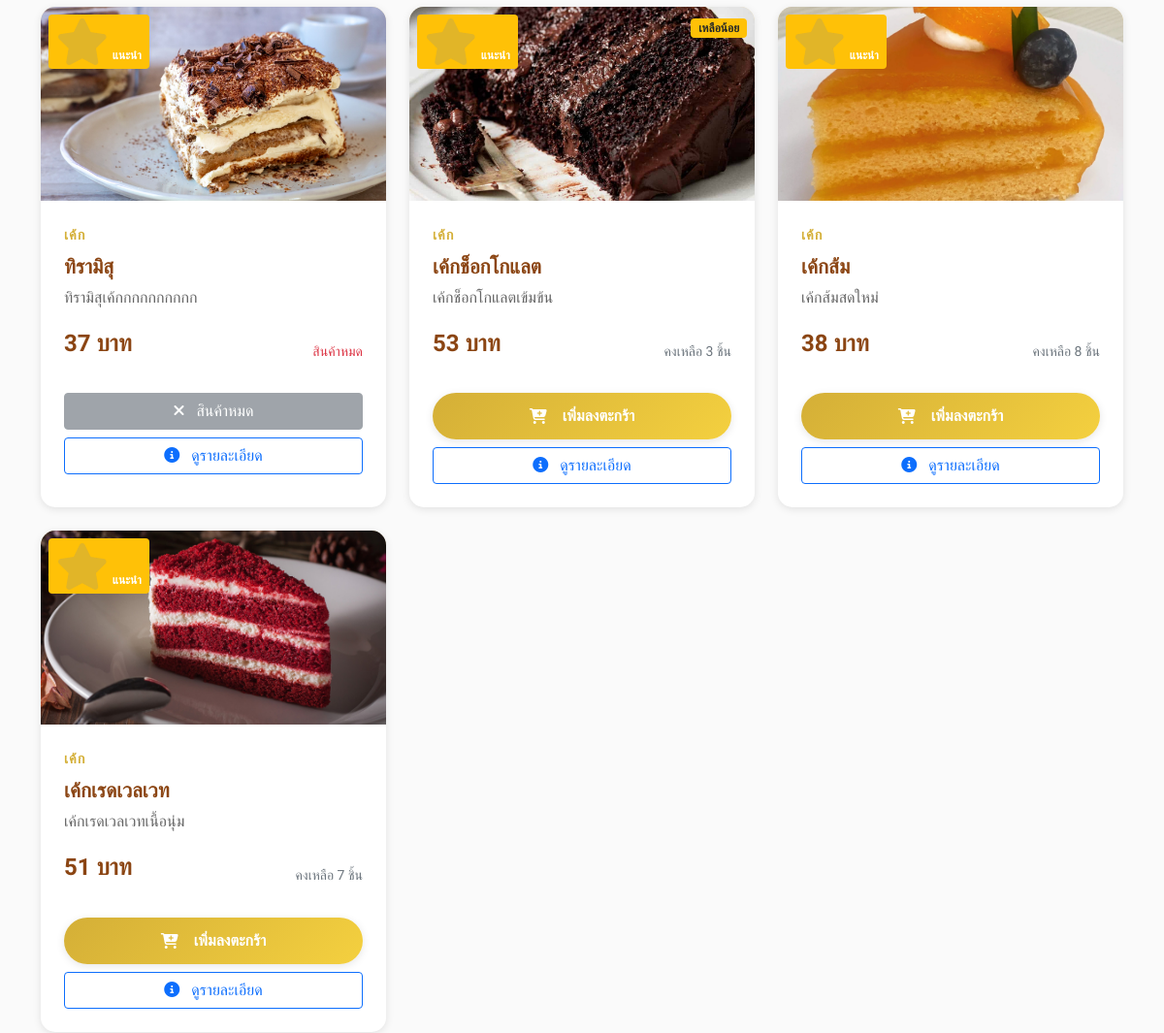
The page /category/1 (middle part) on the database as committed earlier.
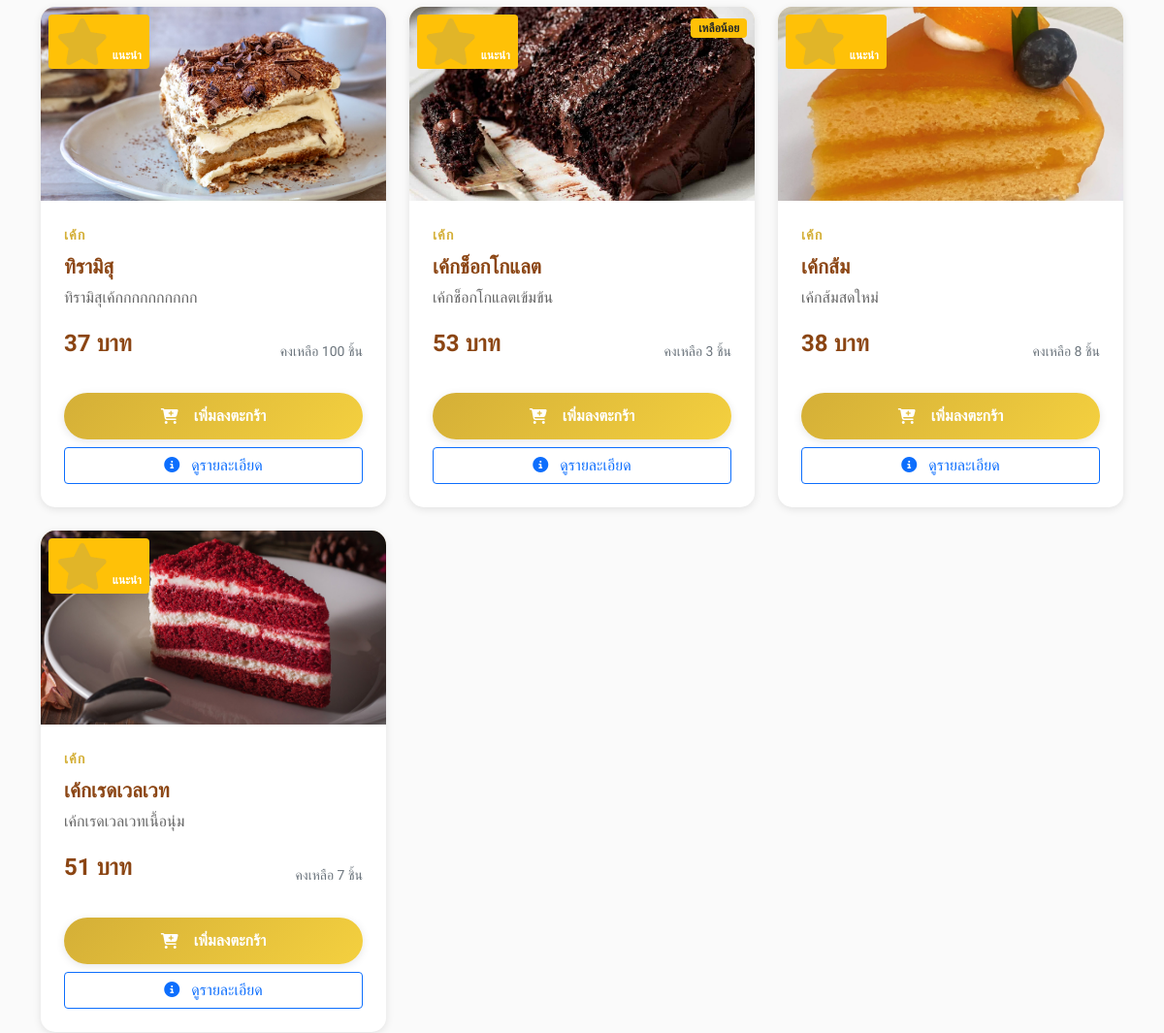
The same page on the database as committed later.
### tables this page shows
CREATE TABLE products (
        id INTEGER PRIMARY KEY AUTOINCREMENT,
        name TEXT NOT NULL,
        name_en TEXT,
        description TEXT,
        price DECIMAL(10,2) NOT NULL,
        image TEXT,
        category_id INTEGER,
        is_available BOOLEAN DEFAULT 1,
        is_featured BOOLEAN DEFAULT 0,
        stock_quantity INTEGER DEFAULT 0,
        created_at TIMESTAMP DEFAULT CURRENT_TIMESTAMP,
        FOREIGN KEY (category_id) REFERENCES categories (id)
    );

CREATE TABLE categories (
        id INTEGER PRIMARY KEY AUTOINCREMENT,
        name TEXT UNIQUE NOT NULL,
        name_en TEXT,
        icon TEXT,
        description TEXT,
        display_order INTEGER DEFAULT 0
    );

### app.py (the view)
@app.route('/category/<int:category_id>')
def category_by_id(category_id):
    categories = get_categories()
    products = get_products_by_category(category_id)
    category_name = None
    for cat in categories:
        if cat['id'] == category_id:
            category_name = cat['name']
            break
    if not category_name:
        flash('ไม่พบหมวดหมู่ที่ต้องการ')
        return redirect(url_for('index'))
    return render_template('category.html',
                         products=products,
                         category_name=category_name)

### app.py (called while the page is built, shortened)
def get_db_connection():
    conn = sqlite3.connect(DB_NAME)
    conn.row_factory = sqlite3.Row
    return conn

def get_categories():
    conn = get_db_connection()
    categories = conn.execute(
        "SELECT * FROM categories ORDER BY display_order"
    ).fetchall()
    conn.close()
    return categories

def get_products_by_category(category_id=None, featured_only=False):
    conn = get_db_connection()
    if category_id:
        if featured_only:
            products = conn.execute("""
                SELECT p.*, c.name as category_name
                FROM products p
                JOIN categories c ON p.category_id = c.id
                WHERE p.category_id = ? AND p.is_available = 1 AND p.is_featured = 1
                ORDER BY p.created_at DESC
            """, (category_id,)).fetchall()
        else:
            products = conn.execute("""
                SELECT p.*, c.name as category_name
                FROM products p
                JOIN categories c ON p.category_id = c.id
                WHERE p.category_id = ? AND p.is_available = 1
                ORDER BY p.created_at DESC
            """, (category_id,)).fetchall()
    conn.close()
    return products

def get_cart_total():
    cart = session.get('cart', {})
    total_items = sum(item['quantity'] for item in cart.values())
    total_price = sum(item['quantity'] * item['price'] for item in cart.values())
    return total_items, total_price

@app.context_processor
def inject_global_data():
    categories = get_categories()
    cart_total_items, _ = get_cart_total()
    return dict(
        categories=categories,
        cart_total_items=cart_total_items
    )

### templates/category.html (shortened to what this page needs)
{% extends "layout.html" %}
{% block content %}
<div class="container py-5">
    {% if products %}
        <div class="row" id="products-container">
            {% for product in products %}
            <div class="col-lg-4 col-md-6 mb-4 product-item"
                 data-name="{{ product.name }}"
                 data-price="{{ product.price }}">
                <div class="product-card h-100">
                    <div class="product-image">
                        {% if product.image %}
                            <img src="{{ url_for('static', filename='images/products/' + product.image) }}"
                                 alt="{{ product.name }}"
                                 class="img-fluid"
                                 loading="lazy">
                        {% else %}
                            <i class="fas fa-birthday-cake"></i>
                        {% endif %}
                        {% if product.is_featured %}
                        <div class="position-absolute top-0 start-0 m-2">
                            <span class="badge bg-warning">
                                <i class="fas fa-star me-1"></i>แนะนำ
                            </span>
                        </div>
                        {% endif %}
                        {% if product.stock_quantity <= 5 and product.stock_quantity > 0 %}
                        <div class="position-absolute top-0 end-0 m-2">
                            <span class="badge bg-warning text-dark">
                                เหลือน้อย
                            </span>
                        </div>
                        {% endif %}
                    </div>
                    <div class="product-body">
                        <div class="product-category">{{ category_name }}</div>
                        <h5 class="product-name">{{ product.name }}</h5>
                        {% if product.description %}
                            <p class="product-description">{{ product.description }}</p>
                        {% endif %}
                        <div class="d-flex justify-content-between align-items-center mb-3">
                            <div class="product-price">{{ "%.0f"|format(product.price) }} บาท</div>
                            {% if product.stock_quantity > 0 %}
                                <small class="text-muted">คงเหลือ {{ product.stock_quantity }} ชิ้น</small>
                            {% else %}
                                <small class="text-danger">สินค้าหมด</small>
                            {% endif %}
                        </div>
                        <div class="d-grid gap-2">
                            {% if product.stock_quantity > 0 %}
                                <button class="btn btn-custom add-to-cart"
                                        data-product-id="{{ product.id }}"
                                        data-product-name="{{ product.name }}"
                                        data-product-price="{{ product.price }}">
                                    <i class="fas fa-cart-plus me-2"></i>
                                    เพิ่มลงตะกร้า
                                </button>
                            {% else %}
                                <button class="btn btn-secondary" disabled>
                                    <i class="fas fa-times me-2"></i>
                                    สินค้าหมด
                                </button>
                            {% endif %}
                            <a href="{{ url_for('product_detail', product_id=product.id) }}"
                               class="btn btn-outline-primary">
                                <i class="fas fa-info-circle me-2"></i>
                                ดูรายละเอียด
                            </a>
                        </div>
                    </div>
                </div>
            </div>
            {% endfor %}
        </div>
    {% endif %}
</div>
{% endblock %}

### templates/layout.html (shortened to what this page needs)
<!DOCTYPE html>
<html lang="th" data-bs-theme="light">
<head>
    <link href="https://cdn.jsdelivr.net/npm/bootstrap@5.0.2/dist/css/bootstrap.min.css" rel="stylesheet">
    <link rel="stylesheet" href="https://cdnjs.cloudflare.com/ajax/libs/font-awesome/6.4.0/css/all.min.css">
    <link rel="stylesheet" href="{{ url_for('static', filename='css/main.css') }}">
</head>
<body>
    <main>
        {% block content %}{% endblock %}
    </main>
</body>
</html>

### static/css/main.css (style rules this page uses)
:root { --primary-color: #8B4513; --secondary-color: #d4af37; --accent-color: #f4d03f; --success-color: #28a745; --danger-color: #dc3545; --warning-color: #ffc107; --info-color: #17a2b8; --light-color: #f8f9fa; --dark-color: #343a40; --gradient-primary: linear-gradient(135deg, var(--primary-color), #A0522D); --gradient-secondary: linear-gradient(135deg, var(--secondary-color), var(--accent-color)); --gradient-light: linear-gradient(135deg, #fff8f0, #f5f0e8); --shadow-sm: 0 2px 8px rgba(0,0,0,0.1); --shadow-md: 0 4px 15px rgba(0,0,0,0.15); --shadow-lg: 0 8px 30px rgba(0,0,0,0.2); --border-radius: 15px; --border-radius-sm: 10px; --border-radius-lg: 25px; --transition: all 0.3s ease; --transition-fast: all 0.2s ease; }
body { font-family: 'Prompt', sans-serif; line-height: 1.6; color: var(--dark-color); background-color: #fafafa; }
h1, h2, h3, h4, h5, h6 { font-family: 'Playfair Display', serif; font-weight: 600; color: var(--primary-color); }
.product-card { background: white; border-radius: var(--border-radius); overflow: hidden; box-shadow: var(--shadow-sm); transition: var(--transition); border: none; height: 100%; position: relative; }
.product-image { position: relative; overflow: hidden; height: 200px; background: linear-gradient(135deg, #f4e4bc, #e8d5a3); display: flex; align-items: center; justify-content: center; }
.product-image img { width: 100%; height: 100%; object-fit: cover; transition: var(--transition); }
.product-image i { font-size: 3rem; color: var(--secondary-color); opacity: 0.7; }
.product-body { padding: 1.5rem; }
.product-category { color: var(--secondary-color); font-size: 0.9rem; font-weight: 600; text-transform: uppercase; letter-spacing: 1px; margin-bottom: 0.5rem; }
.product-name { font-size: 1.3rem; color: var(--primary-color); margin-bottom: 0.5rem; font-weight: 600; }
.product-description { color: #666; font-size: 1rem; line-height: 1.5; margin-bottom: 1rem; display: -webkit-box; -webkit-line-clamp: 2; -webkit-box-orient: vertical; display: box; overflow: hidden; line-clamp: 2; }
.product-price { font-size: 1.5rem; color: var(--primary-color); font-weight: 700; margin-bottom: 1rem; }
.btn-custom { background: var(--gradient-secondary); color: white; border: none; padding: 12px 25px; border-radius: var(--border-radius-lg); font-weight: 600; text-decoration: none; display: inline-flex; align-items: center; justify-content: center; gap: 8px; transition: var(--transition); box-shadow: var(--shadow-sm); }
.animate-fade-in-up { animation: fadeInUp 0.6s ease-out; }

Rows that differ between the two databases and show on the page:
changed products "ทิรามิสุ": stock_quantity (not shown) → "100"; stock_quantity "สินค้าหมด สินค้าหมด" → "คงเหลือ ชิ้น เพิ่มลงตะกร้า"
